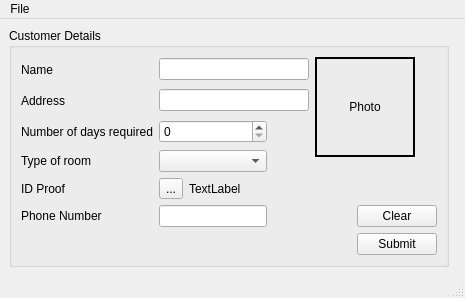
<?xml version="1.0" encoding="UTF-8"?>
<ui version="4.0">
 <class>Hotel</class>
 <widget class="QMainWindow" name="Hotel">
  <property name="geometry">
   <rect>
    <x>0</x>
    <y>0</y>
    <width>465</width>
    <height>298</height>
   </rect>
  </property>
  <property name="windowTitle">
   <string>Hotel</string>
  </property>
  <widget class="QWidget" name="centralwidget">
   <widget class="QGroupBox" name="CustomerDetails_GrpBox">
    <property name="geometry">
     <rect>
      <x>9</x>
      <y>9</y>
      <width>440</width>
      <height>239</height>
     </rect>
    </property>
    <property name="title">
     <string>Customer Details</string>
    </property>
    <layout class="QGridLayout" name="gridLayout">
     <item row="0" column="0">
      <widget class="QLabel" name="label">
       <property name="text">
        <string>Name</string>
       </property>
      </widget>
     </item>
     <item row="0" column="1" colspan="3">
      <widget class="QLineEdit" name="customerNameEdit"/>
     </item>
     <item row="0" column="4" rowspan="3" colspan="2">
      <widget class="ClickableLabel" name="photoLabel">
       <property name="sizePolicy">
        <sizepolicy hsizetype="Fixed" vsizetype="Fixed">
         <horstretch>0</horstretch>
         <verstretch>0</verstretch>
        </sizepolicy>
       </property>
       <property name="minimumSize">
        <size>
         <width>100</width>
         <height>100</height>
        </size>
       </property>
       <property name="maximumSize">
        <size>
         <width>100</width>
         <height>100</height>
        </size>
       </property>
       <property name="cursor">
        <cursorShape>PointingHandCursor</cursorShape>
       </property>
       <property name="toolTip">
        <string>Please click here to select photo</string>
       </property>
       <property name="styleSheet">
        <string notr="true">border: 2px solid black;</string>
       </property>
       <property name="frameShape">
        <enum>QFrame::Box</enum>
       </property>
       <property name="frameShadow">
        <enum>QFrame::Plain</enum>
       </property>
       <property name="text">
        <string>Photo</string>
       </property>
       <property name="alignment">
        <set>Qt::AlignCenter</set>
       </property>
      </widget>
     </item>
     <item row="1" column="0">
      <widget class="QLabel" name="label_2">
       <property name="text">
        <string>Address</string>
       </property>
      </widget>
     </item>
     <item row="1" column="1" colspan="3">
      <widget class="QLineEdit" name="customerAddressEdit"/>
     </item>
     <item row="2" column="0">
      <widget class="QLabel" name="label_4">
       <property name="text">
        <string>Number of days required</string>
       </property>
      </widget>
     </item>
     <item row="2" column="1" colspan="2">
      <widget class="QSpinBox" name="numOfDaysspinBox"/>
     </item>
     <item row="3" column="0">
      <widget class="QLabel" name="label_5">
       <property name="text">
        <string>Type of room</string>
       </property>
      </widget>
     </item>
     <item row="3" column="1" colspan="2">
      <widget class="QComboBox" name="typeOfRoomcomboBox">
       <item>
        <property name="text">
         <string/>
        </property>
       </item>
       <item>
        <property name="text">
         <string>AC</string>
        </property>
       </item>
       <item>
        <property name="text">
         <string>Non AC</string>
        </property>
       </item>
      </widget>
     </item>
     <item row="4" column="0">
      <widget class="QLabel" name="label_3">
       <property name="text">
        <string>ID Proof</string>
       </property>
      </widget>
     </item>
     <item row="4" column="1">
      <widget class="QToolButton" name="idProofToolButton">
       <property name="text">
        <string>...</string>
       </property>
      </widget>
     </item>
     <item row="4" column="2">
      <widget class="QLabel" name="idProofLabel">
       <property name="text">
        <string>TextLabel</string>
       </property>
      </widget>
     </item>
     <item row="5" column="0">
      <widget class="QLabel" name="label_6">
       <property name="text">
        <string>Phone Number</string>
       </property>
      </widget>
     </item>
     <item row="5" column="1" colspan="2">
      <widget class="QLineEdit" name="phNumEdit"/>
     </item>
     <item row="6" column="5">
      <widget class="QPushButton" name="submitButton">
       <property name="text">
        <string>Submit</string>
       </property>
      </widget>
     </item>
     <item row="5" column="5">
      <widget class="QPushButton" name="clearButton">
       <property name="text">
        <string>Clear</string>
       </property>
      </widget>
     </item>
    </layout>
   </widget>
  </widget>
  <widget class="QMenuBar" name="menubar">
   <property name="geometry">
    <rect>
     <x>0</x>
     <y>0</y>
     <width>465</width>
     <height>21</height>
    </rect>
   </property>
   <widget class="QMenu" name="menuFile">
    <property name="title">
     <string>File</string>
    </property>
    <addaction name="actionNew"/>
    <addaction name="actionOpen"/>
   </widget>
   <addaction name="menuFile"/>
  </widget>
  <widget class="QStatusBar" name="statusbar"/>
  <action name="actionNew">
   <property name="text">
    <string>New</string>
   </property>
  </action>
  <action name="actionOpen">
   <property name="text">
    <string>Open</string>
   </property>
  </action>
 </widget>
 <customwidgets>
  <customwidget>
   <class>ClickableLabel</class>
   <extends>QLabel</extends>
   <header location="global">clickablelabel.h</header>
  </customwidget>
 </customwidgets>
 <resources/>
 <connections/>
</ui>
